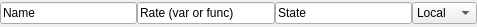
<?xml version="1.0" encoding="UTF-8"?>
<ui version="4.0">
 <class>LifeCycleListItem</class>
 <widget class="QWidget" name="LifeCycleListItem">
  <property name="geometry">
   <rect>
    <x>0</x>
    <y>0</y>
    <width>477</width>
    <height>27</height>
   </rect>
  </property>
  <property name="windowTitle">
   <string>Form</string>
  </property>
  <layout class="QHBoxLayout" name="horizontalLayout">
   <property name="spacing">
    <number>0</number>
   </property>
   <property name="margin">
    <number>0</number>
   </property>
   <item>
    <widget class="QLineEdit" name="lineEdit">
     <property name="text">
      <string>Name</string>
     </property>
     <property name="cursorPosition">
      <number>0</number>
     </property>
    </widget>
   </item>
   <item>
    <widget class="QLineEdit" name="lineEdit_2">
     <property name="text">
      <string>Rate (var or func)</string>
     </property>
     <property name="cursorPosition">
      <number>0</number>
     </property>
    </widget>
   </item>
   <item>
    <widget class="QLineEdit" name="lineEdit_3">
     <property name="text">
      <string>State</string>
     </property>
     <property name="cursorPosition">
      <number>0</number>
     </property>
    </widget>
   </item>
   <item>
    <widget class="QComboBox" name="comboBox">
     <item>
      <property name="text">
       <string>Local</string>
      </property>
     </item>
     <item>
      <property name="text">
       <string>Global</string>
      </property>
     </item>
    </widget>
   </item>
  </layout>
 </widget>
 <resources/>
 <connections/>
</ui>
